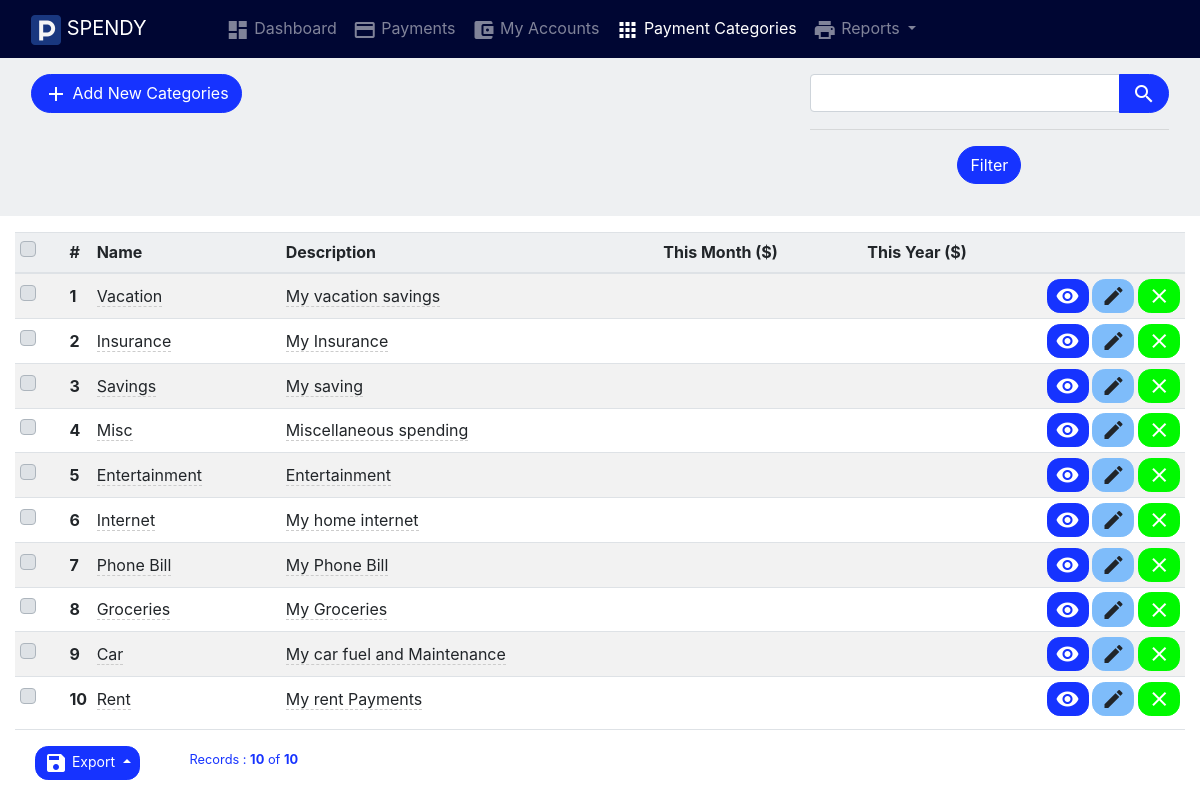
The page /categories on the database its author committed.
### tables this page shows
CREATE TABLE `categories` (
  `id` int(11) NOT NULL,
  `name` text NOT NULL,
  `description` text NOT NULL
);

### app/views/partials/categories/list.php (the view, shortened to what the rows shown need)
<?php
$page_element_id = "list-page-" . random_str();
$current_page = $this->set_current_page_link();
$view_data = $this->view_data;
$records = $view_data->records;
?>
<section class="page" id="<?php echo $page_element_id; ?>" data-page-type="list"  data-display-type="table" data-page-url="<?php print_link($current_page); ?>">
        <div  class="">
            <div class="container-fluid">
                <div class="row ">
                    <div class="col-md-12 comp-grid">
                        <div  class=" animated fadeIn page-content">
                            <div id="categories-list-records">
                                <div id="page-report-body" class="table-responsive">
                                    <table class="table  table-striped table-sm text-left">
                                        <thead class="table-header bg-light">
                                            <tr>
                                                <th class="td-checkbox">
                                                    <label class="custom-control custom-checkbox custom-control-inline">
                                                    </label>
                                                </th>
                                                <th class="td-sno">#</th>
                                                <th  class="td-name"> Name</th>
                                                <th  class="td-description"> Description</th>
                                                <th  class="td-this_month"> This Month ($)</th>
                                                <th  class="td-this_year"> This Year ($)</th>
                                                <th class="td-btn"></th>
                                            </tr>
                                        </thead>
                                        <?php
                                        if(!empty($records)){
                                        ?>
                                        <tbody class="page-data" id="page-data-<?php echo $page_element_id; ?>">
                                            <?php
                                            $counter = 0;
                                            foreach($records as $data){
                                            $rec_id = (!empty($data['id']) ? urlencode($data['id']) : null);
                                            $counter++;
                                            ?>
                                            <tr>
                                                <th class=" td-checkbox">
                                                    <label class="custom-control custom-checkbox custom-control-inline">
                                                        </label>
                                                    </th>
                                                    <th class="td-sno"><?php echo $counter; ?></th>
                                                    <td class="td-name">
                                                        <span  data-value="<?php echo $data['name']; ?>"
                                                            data-pk="<?php echo $data['id'] ?>"
                                                            data-url="<?php print_link("categories/editfield/" . urlencode($data['id'])); ?>"
                                                            data-name="name"
                                                            data-title="Enter Name"
                                                            data-placement="left"
                                                            data-toggle="click"
                                                            data-type="text"
                                                            data-mode="popover"
                                                            data-showbuttons="left"
                                                            class="is-editable" >
                                                            <?php echo $data['name']; ?>
                                                        </span>
                                                    </td>
                                                    <td class="td-description">
                                                        <span  data-pk="<?php echo $data['id'] ?>"
                                                            data-url="<?php print_link("categories/editfield/" . urlencode($data['id'])); ?>"
                                                            data-name="description"
                                                            data-title="Enter Description"
                                                            data-placement="left"
                                                            data-toggle="click"
                                                            data-type="textarea"
                                                            data-mode="popover"
                                                            data-showbuttons="left"
                                                            class="is-editable" >
                                                            <?php echo $data['description']; ?>
                                                        </span>
                                                    </td>
                                                    <td class="td-this_month"> <?php echo $data['this_month']; ?></td>
                                                    <td class="td-this_year"> <?php echo $data['this_year']; ?></td>
                                                    <th class="td-btn">
                                                        <a class="btn btn-sm btn-success has-tooltip" title="View Record" href="<?php print_link("categories/view/$rec_id"); ?>">
                                                            <i class="material-icons">visibility</i>
                                                        </a>
                                                        <a class="btn btn-sm btn-info has-tooltip" title="Edit This Record" href="<?php print_link("categories/edit/$rec_id"); ?>">
                                                            <i class="material-icons">edit</i>
                                                        </a>
                                                        <a class="btn btn-sm btn-danger has-tooltip record-delete-btn" title="Delete this record" href="" data-prompt-msg="Are you sure you want to delete this record?" data-display-style="modal">
                                                            <i class="material-icons">clear</i>
                                                        </a>
                                                    </th>
                                                </tr>
                                                <?php
                                                }
                                                ?>
                                            </tbody>
                                            <?php
                                            }
                                            ?>
                                        </table>
                                    </div>
                                                    </div>
                                                </div>
                                            </div>
                                        </div>
                                    </div>
                                </div>
                            </section>

### rows shown on the page
categories: name "Vacation", description "My vacation savings"
categories: name "Insurance", description "My Insurance"
categories: name "Savings", description "My saving"
categories: name "Misc", description "Miscellaneous spending"
categories: name "Entertainment", description "Entertainment"
categories: name "Internet", description "My home internet"
categories: name "Phone Bill", description "My Phone Bill"
categories: name "Groceries", description "My Groceries"
categories: name "Car", description "My car fuel and Maintenance"
categories: name "Rent", description "My rent Payments"

### other values the page prints
SITE_NAME "SPENDY"
$menuobj['label'] "Dashboard"
$menuobj['label'] "Payments"
$menuobj['label'] "My Accounts"
$menuobj['label'] "Payment Categories"
$menuobj['label'] "Reports"
$record_position "10"
$this->total_records "10"
